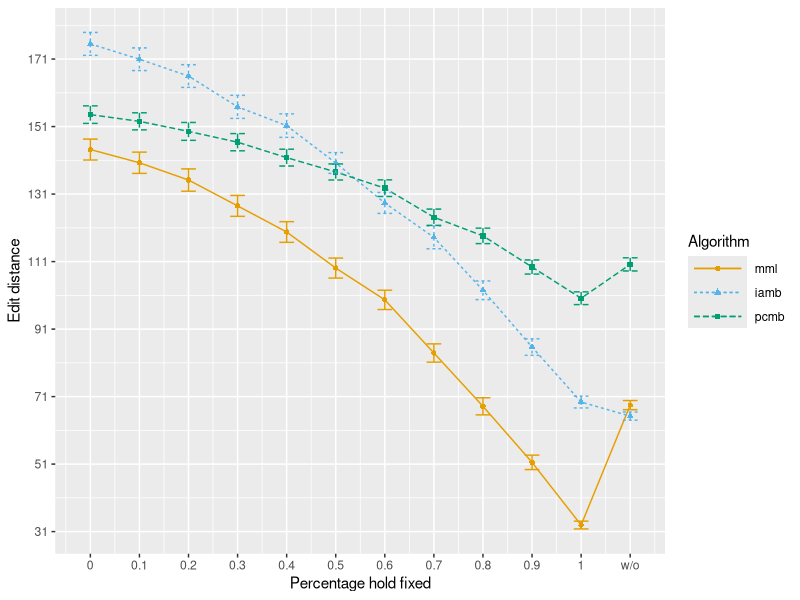
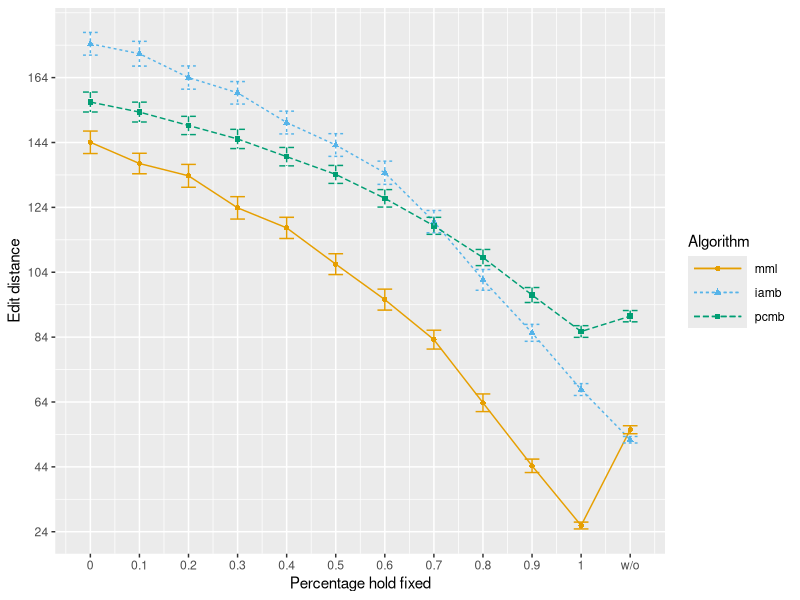
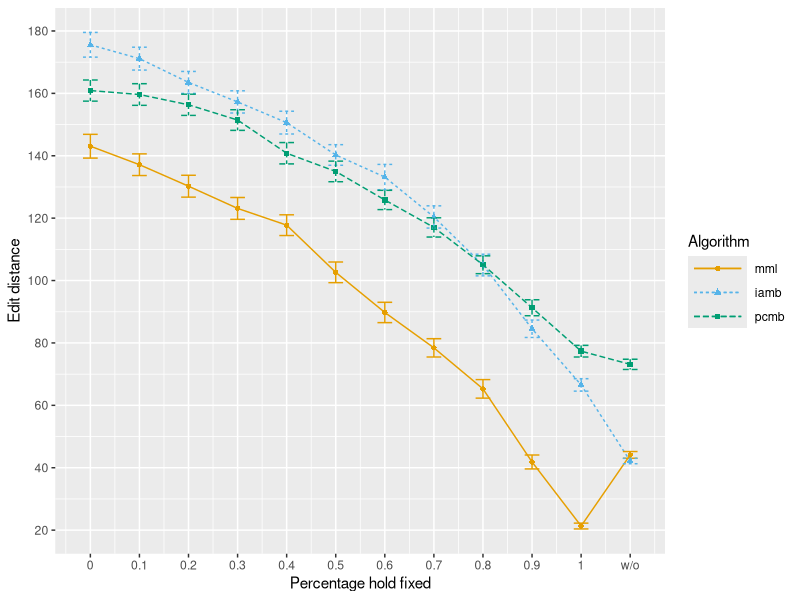
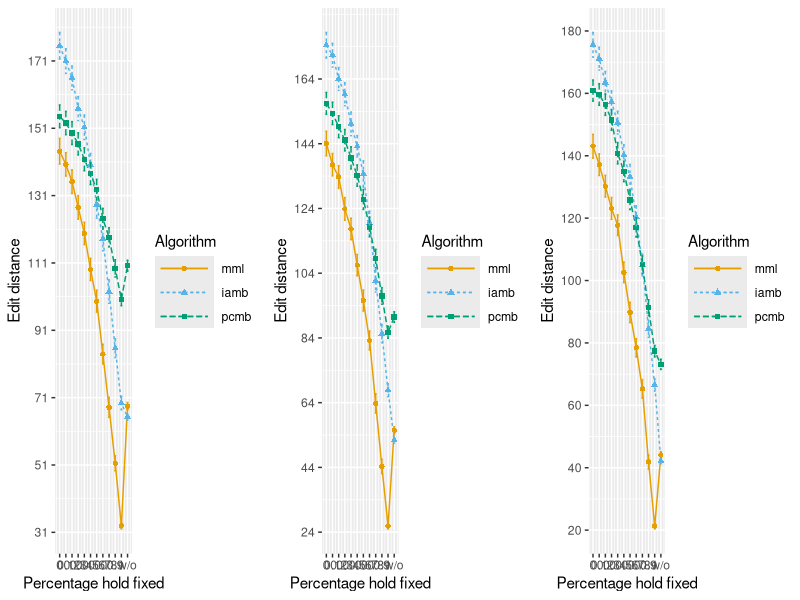

These charts were generated, in order, by the following R code:
library(ggplot2)
library(reshape2)
library(gridExtra)
#3200 
mml = c(144.19,140.27,135.16,127.5,119.76,109.08,99.66,83.92,68.13,51.52,32.95)
iamb = c(175.5,170.95,165.97,156.84,151.28,140.21,128.37,118.18,102.5,85.68,69.39)
pcmb = c(154.54,152.55,149.57,146.37,141.8,137.55,132.75,124.14,118.62,109.39,100.14)
error = c(3.1,3.15,3.3,3.1,3.06,2.97,2.86,2.71,2.54,2.14,1.15,1.36,
          3.39,3.36,3.36,3.42,3.48,3.08,3.1,3.38,2.77,2.45,1.75,1.21,
          2.6,2.53,2.65,2.55,2.49,2.38,2.46,2.41,2.29,2.09,1.89,1.95)
m = data.frame(p=seq(0,1,0.1),mml,iamb,pcmb)
m = rbind(m, c(1.1, 68.48,65.22,110.17))
m_melt = melt(m, id = "p")
colnames(m_melt)[2] = "Algorithm"
figure1 = ggplot(m_melt, aes(x = p, y = value, group = Algorithm, colour = Algorithm, linetype = Algorithm)) +
  ylab(label = "Edit distance") + xlab("Percentage hold fixed") + geom_line(aes(linetype = Algorithm)) +
  geom_point(aes(shape = Algorithm)) +
  scale_colour_manual(values = c("#E69F00", "#56B4E9", "#009E73", "#0072B2", "#D55E00", "#CC79A7")) +
  guides(linetype = guide_legend()) + theme(legend.key.width = unit(1.5, "cm")) +
  geom_errorbar(aes(ymin = value - error, ymax = value + error), width = 0.03) +
  scale_x_continuous(breaks = seq(0, 1.1, 0.1), labels = c(seq(0,1,0.1),"w/o")) +
  scale_y_continuous(breaks = seq(floor(min(m_melt$value-error)), ceiling(max(m_melt$value+error)), 20))

figure1
# filename = paste0("ed_vs_samplesize_", model, ".pdf", collapse = "")
# ggsave(filename, device = "pdf", path = "ggplot", width = 7.29, height = 4.5, units = "in")

#6400 
mml = c(144.06,137.52,133.72,123.85,117.67,106.49,95.56,83.22,63.76,44.32,25.92)
iamb = c(174.43,171.37,164.02,159.31,150.15,143.22,134.67,119.61,101.65,85.32,67.84)
pcmb = c(156.47,153.38,149.25,145.09,139.63,134.16,126.79,118.31,108.53,96.98,85.73)
error = c(3.46,3.16,3.53,3.45,3.27,3.21,3.23,2.91,2.73,2.07,1.05,1.23,
          3.5,3.82,3.58,3.47,3.51,3.5,3.58,3.43,3.2,2.61,1.83,1.01,
          3.07,3.07,2.82,2.96,2.83,2.77,2.69,2.62,2.49,2.31,1.8,1.74)
m = data.frame(p=seq(0,1,0.1),mml,iamb,pcmb)
m = rbind(m, c(1.1, 55.45,52.36,90.45))
m_melt = melt(m, id = "p")
colnames(m_melt)[2] = "Algorithm"
figure2 = ggplot(m_melt, aes(x = p, y = value, group = Algorithm, colour = Algorithm, linetype = Algorithm)) +
  ylab(label = "Edit distance") + xlab("Percentage hold fixed") + geom_line(aes(linetype = Algorithm)) +
  geom_point(aes(shape = Algorithm)) +
  scale_colour_manual(values = c("#E69F00", "#56B4E9", "#009E73", "#0072B2", "#D55E00", "#CC79A7")) +
  guides(linetype = guide_legend()) + theme(legend.key.width = unit(1.5, "cm")) +
  geom_errorbar(aes(ymin = value - error, ymax = value + error), width = 0.03) +
  scale_x_continuous(breaks = seq(0, 1.1, 0.1), labels = c(seq(0,1,0.1),"w/o")) +
  scale_y_continuous(breaks = seq(floor(min(m_melt$value-error)), ceiling(max(m_melt$value+error)), 20))

figure2
# filename = paste0("ed_vs_samplesize_", model, ".pdf", collapse = "")
# ggsave(filename, device = "pdf", path = "ggplot", width = 7.29, height = 4.5, units = "in")

#12800
mml = c(143.06,137.13,130.24,123.12,117.75,102.63,89.77,78.43,65.28,41.85,21.32)
iamb = c(175.57,171.13,163.51,157.26,150.62,140.26,133.17,120.39,104.97,84.55,66.55)
pcmb = c(160.9,159.63,156.34,151.45,140.81,134.97,125.83,117.03,105.06,91.28,77.36)
error = c(3.81,3.47,3.51,3.5,3.32,3.31,3.26,2.93,2.97,2.23,0.93,1.08,
          3.96,3.67,3.52,3.56,3.65,3.3,4.06,3.56,3.47,2.79,1.99,0.87,
          3.39,3.47,3.4,3.31,3.42,3.3,3.09,3.08,2.86,2.56,1.86,1.64)
m = data.frame(p=seq(0,1,0.1),mml,iamb,pcmb)
m = rbind(m, c(1.1, 44.11,42.15,73.14))
m_melt = melt(m, id = "p")
colnames(m_melt)[2] = "Algorithm"
figure3 = ggplot(m_melt, aes(x = p, y = value, group = Algorithm, colour = Algorithm, linetype = Algorithm)) +
  ylab(label = "Edit distance") + xlab("Percentage hold fixed") + geom_line(aes(linetype = Algorithm)) +
  geom_point(aes(shape = Algorithm)) +
  scale_colour_manual(values = c("#E69F00", "#56B4E9", "#009E73", "#0072B2", "#D55E00", "#CC79A7")) +
  guides(linetype = guide_legend()) + theme(legend.key.width = unit(1.5, "cm")) +
  geom_errorbar(aes(ymin = value - error, ymax = value + error), width = 0.03) +
  scale_x_continuous(breaks = seq(0, 1.1, 0.1), labels = c(seq(0,1,0.1),"w/o")) +
  scale_y_continuous(breaks = seq(floor(min(m_melt$value-error)), ceiling(max(m_melt$value+error)), 20))

figure3
# filename = paste0("ed_vs_samplesize_", model, ".pdf", collapse = "")
# ggsave(filename, device = "pdf", path = "ggplot", width = 7.29, height = 4.5, units = "in")

grid.arrange(figure1,figure2,figure3,ncol=3)


